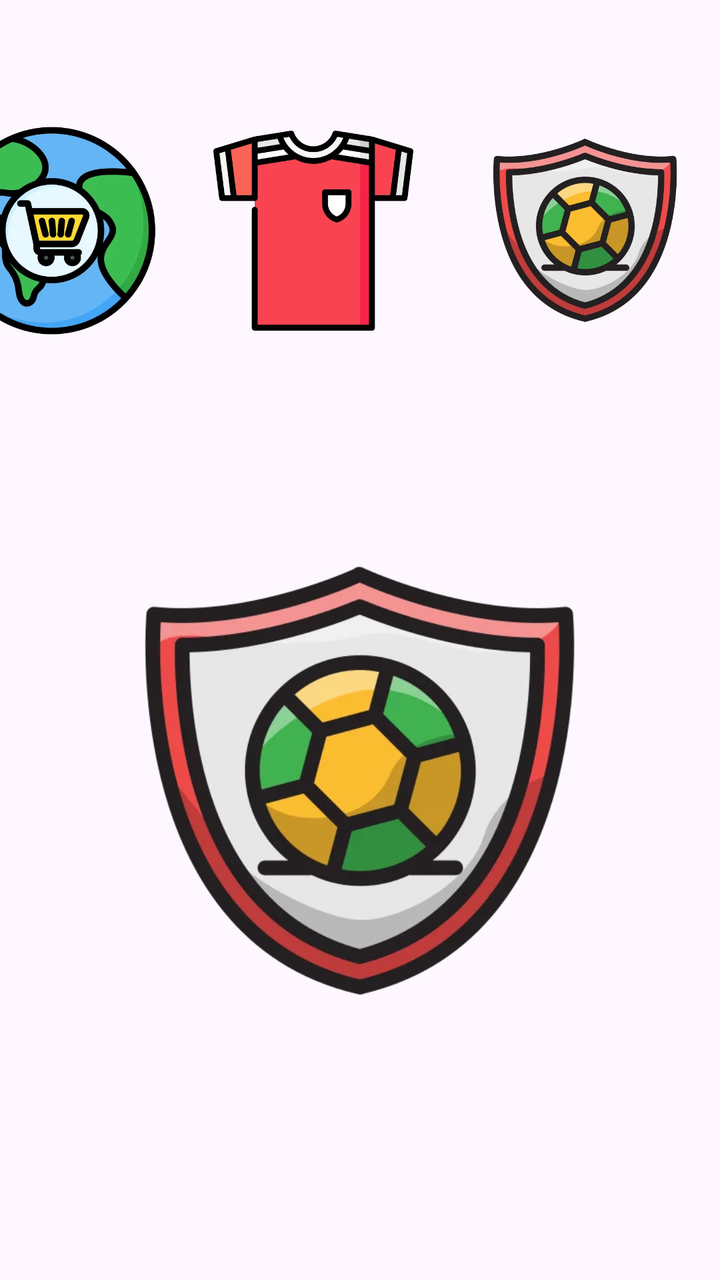
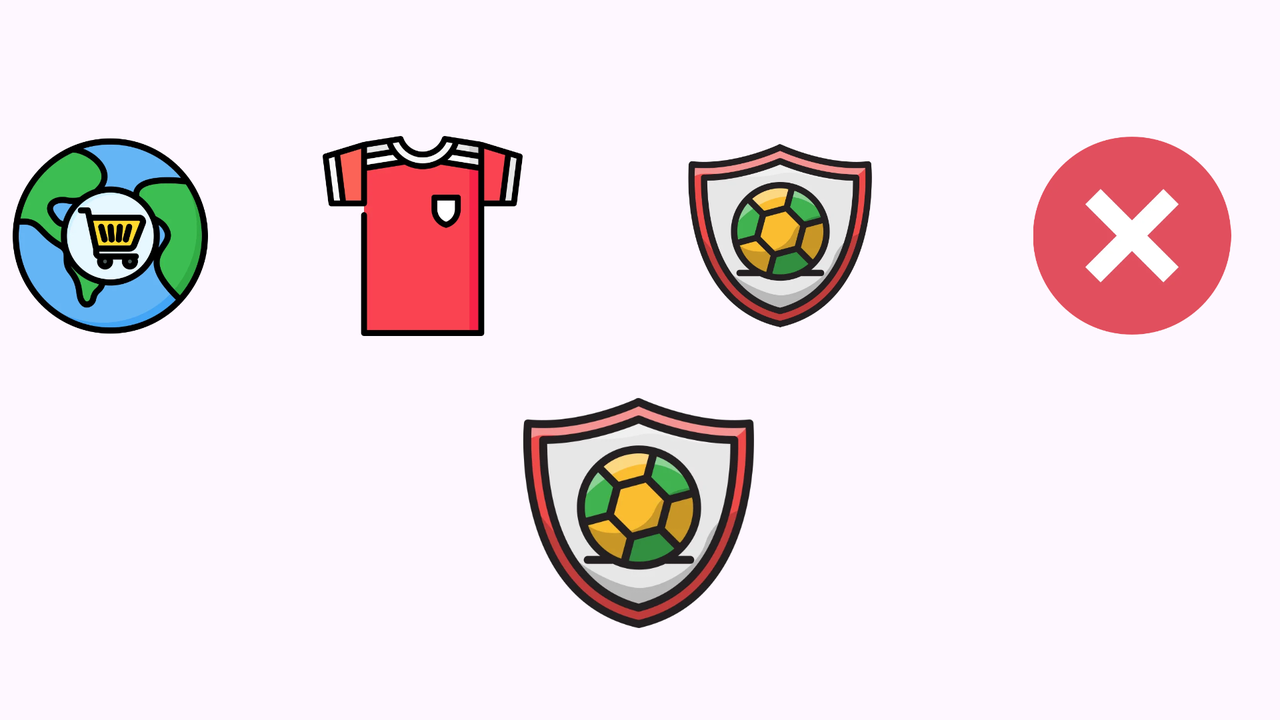

The same Android screen from two of the app's own layout files: first res/layout/ as a phone draws it, then the repository's variant for another configuration, drawn on a device whose configuration selects that folder. Both files follow.
<!-- AndroidManifest.xml: application theme Theme.Comunio -->
<!-- res/layout/activity_main2.xml -->
<?xml version="1.0" encoding="utf-8"?>
<androidx.constraintlayout.widget.ConstraintLayout xmlns:android="http://schemas.android.com/apk/res/android"
    xmlns:app="http://schemas.android.com/apk/res-auto"
    xmlns:tools="http://schemas.android.com/tools"
    android:id="@+id/main"
    android:layout_width="match_parent"
    android:layout_height="match_parent"
    tools:context=".MainActivity2">


    <ImageView
        android:id="@+id/imageViewFondo"
        android:layout_width="0dp"
        android:layout_height="0dp"
        android:scaleType="centerCrop"
        android:src="@drawable/fondo2"
        app:layout_constraintBottom_toBottomOf="parent"
        app:layout_constraintEnd_toEndOf="parent"
        app:layout_constraintHorizontal_bias="0.0"
        app:layout_constraintStart_toStartOf="parent"
        app:layout_constraintTop_toTopOf="parent"
        app:layout_constraintVertical_bias="1.0" />

    <LinearLayout
        android:id="@+id/linearLayout"
        android:layout_width="397dp"
        android:layout_height="104dp"
        android:gravity="center"
        android:orientation="horizontal"
        app:layout_constraintBottom_toBottomOf="parent"
        app:layout_constraintEnd_toEndOf="parent"
        app:layout_constraintHorizontal_bias="1.0"
        app:layout_constraintStart_toStartOf="parent"
        app:layout_constraintTop_toTopOf="parent"
        app:layout_constraintVertical_bias="0.118">

        <ImageView
            android:id="@+id/imageViewMercado"
            android:layout_width="125dp"
            android:layout_height="104dp"
            android:src="@drawable/mercado" />

        <ImageView
            android:id="@+id/imageViewPlantilla"
            android:layout_width="226dp"
            android:layout_height="100dp"
            android:layout_weight="1"
            android:src="@drawable/plantilla" />

        <ImageView
            android:id="@+id/imageViewEquipo"
            android:layout_width="225dp"
            android:layout_height="101dp"
            android:layout_weight="1"
            android:src="@drawable/escudo" />



    </LinearLayout>

    <ImageView
        android:id="@+id/imageViewEscudoSelecc"
        android:layout_width="249dp"
        android:layout_height="236dp"
        android:layout_marginBottom="40dp"
        app:layout_constraintBottom_toBottomOf="parent"
        app:layout_constraintEnd_toEndOf="parent"
        app:layout_constraintStart_toStartOf="parent"
        app:layout_constraintTop_toBottomOf="@+id/linearLayout"
        app:layout_constraintVertical_bias="0.534"
        app:srcCompat="@drawable/escudo" />

    <androidx.fragment.app.FragmentContainerView
        android:id="@+id/fragmentContainerView"
        android:layout_width="match_parent"
        android:layout_height="0dp"
        android:layout_marginTop="10dp"
        app:layout_constraintTop_toBottomOf="@+id/linearLayout"
        app:layout_constraintBottom_toBottomOf="parent"
        app:layout_constraintStart_toStartOf="parent"
        app:layout_constraintEnd_toEndOf="parent"
        android:visibility="gone"/>

</androidx.constraintlayout.widget.ConstraintLayout>
<!-- resources referenced by this layout -->
<resources>
  <!-- drawable escudo: webp bitmap (drawable, 20680 bytes) -->
  <!-- drawable mercado: webp bitmap (drawable, 21010 bytes) -->
  <!-- drawable plantilla: webp bitmap (drawable, 8290 bytes) -->
  <style name="Theme.Comunio" parent="Base.Theme.Comunio" />
  <style name="Base.Theme.Comunio" parent="Theme.Material3.DayNight.NoActionBar">
          
          
      </style>
</resources>
<!-- res/layout-land/activity_main2.xml (the repository's variant of the layout above) -->
<!-- drawn on the phone turned sideways -->
<?xml version="1.0" encoding="utf-8"?>
<androidx.constraintlayout.widget.ConstraintLayout xmlns:android="http://schemas.android.com/apk/res/android"
    xmlns:app="http://schemas.android.com/apk/res-auto"
    xmlns:tools="http://schemas.android.com/tools"
    android:id="@+id/main"
    android:layout_width="match_parent"
    android:layout_height="match_parent"
    tools:context=".MainActivity2">


    <ImageView
        android:id="@+id/imageViewFondo"
        android:layout_width="0dp"
        android:layout_height="0dp"
        android:scaleType="centerCrop"
        android:src="@drawable/fondo2"
        app:layout_constraintBottom_toBottomOf="parent"
        app:layout_constraintEnd_toEndOf="parent"
        app:layout_constraintHorizontal_bias="0.0"
        app:layout_constraintStart_toStartOf="parent"
        app:layout_constraintTop_toTopOf="parent"
        app:layout_constraintVertical_bias="1.0" />

    <LinearLayout
        android:id="@+id/linearLayout"
        android:layout_width="664dp"
        android:layout_height="108dp"
        android:gravity="center"
        android:orientation="horizontal"
        app:layout_constraintBottom_toBottomOf="parent"
        app:layout_constraintEnd_toEndOf="parent"
        app:layout_constraintHorizontal_bias="0.492"
        app:layout_constraintStart_toStartOf="parent"
        app:layout_constraintTop_toTopOf="parent"
        app:layout_constraintVertical_bias="0.254">

        <ImageView
            android:id="@+id/imageViewMercado"
            android:layout_width="133dp"
            android:layout_height="98dp"
            android:src="@drawable/mercado" />

        <ImageView
            android:id="@+id/imageViewPlantilla"
            android:layout_width="226dp"
            android:layout_height="100dp"
            android:layout_weight="1"
            android:src="@drawable/plantilla" />

        <ImageView
            android:id="@+id/imageViewEquipo"
            android:layout_width="225dp"
            android:layout_height="101dp"
            android:layout_weight="1"
            android:src="@drawable/escudo" />

        <ImageView
            android:id="@+id/imageViewCerrar"
            android:layout_width="220dp"
            android:layout_height="99dp"
            android:layout_weight="1"
            android:src="@drawable/cerrar" />

    </LinearLayout>

    <ImageView
        android:id="@+id/imageViewEscudoSelecc"
        android:layout_width="159dp"
        android:layout_height="127dp"
        android:layout_marginBottom="40dp"
        app:layout_constraintBottom_toBottomOf="parent"
        app:layout_constraintEnd_toEndOf="parent"
        app:layout_constraintHorizontal_bias="0.499"
        app:layout_constraintStart_toStartOf="parent"
        app:layout_constraintTop_toBottomOf="@+id/linearLayout"
        app:layout_constraintVertical_bias="1.0"
        app:srcCompat="@drawable/escudo" />

    <androidx.fragment.app.FragmentContainerView
        android:id="@+id/fragmentContainerView"
        android:layout_width="match_parent"
        android:layout_height="0dp"
        android:layout_marginTop="10dp"
        app:layout_constraintTop_toBottomOf="@+id/linearLayout"
        app:layout_constraintBottom_toBottomOf="parent"
        app:layout_constraintStart_toStartOf="parent"
        app:layout_constraintEnd_toEndOf="parent"
        android:visibility="gone"/>

</androidx.constraintlayout.widget.ConstraintLayout>
<!-- resources referenced by the variant -->
<!-- as the phone turned sideways resolves them -->
<resources>
  <!-- drawable cerrar: webp bitmap (drawable, 8884 bytes) -->
  <!-- drawable escudo: webp bitmap (drawable, 20680 bytes) -->
  <!-- drawable mercado: webp bitmap (drawable, 21010 bytes) -->
  <!-- drawable plantilla: webp bitmap (drawable, 8290 bytes) -->
  <style name="Theme.Comunio" parent="Base.Theme.Comunio" />
  <style name="Base.Theme.Comunio" parent="Theme.Material3.DayNight.NoActionBar">
          
          
      </style>
</resources>
